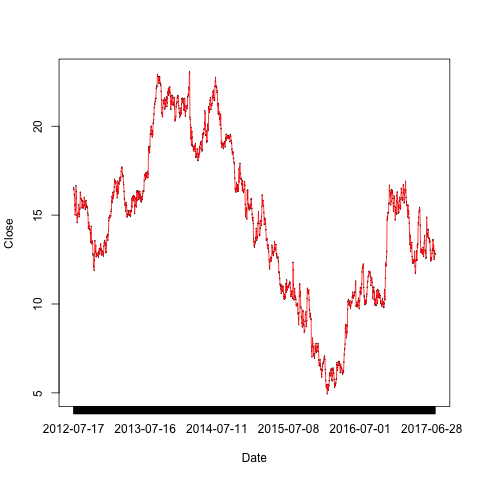

The R source for this figure:
stock_5_year_data <- read.csv("BOOM.csv")
stock_5_year_data_relevant <- stock_5_year_data[, c(1, 5)]

fit <- lm(formula = Close ~ Date, data = stock_5_year_data_relevant)

png("linear-model.png")
plot(stock_5_year_data_relevant)
lines(stock_5_year_data_relevant[, 1], fitted(fit), col="red")
dev.off()